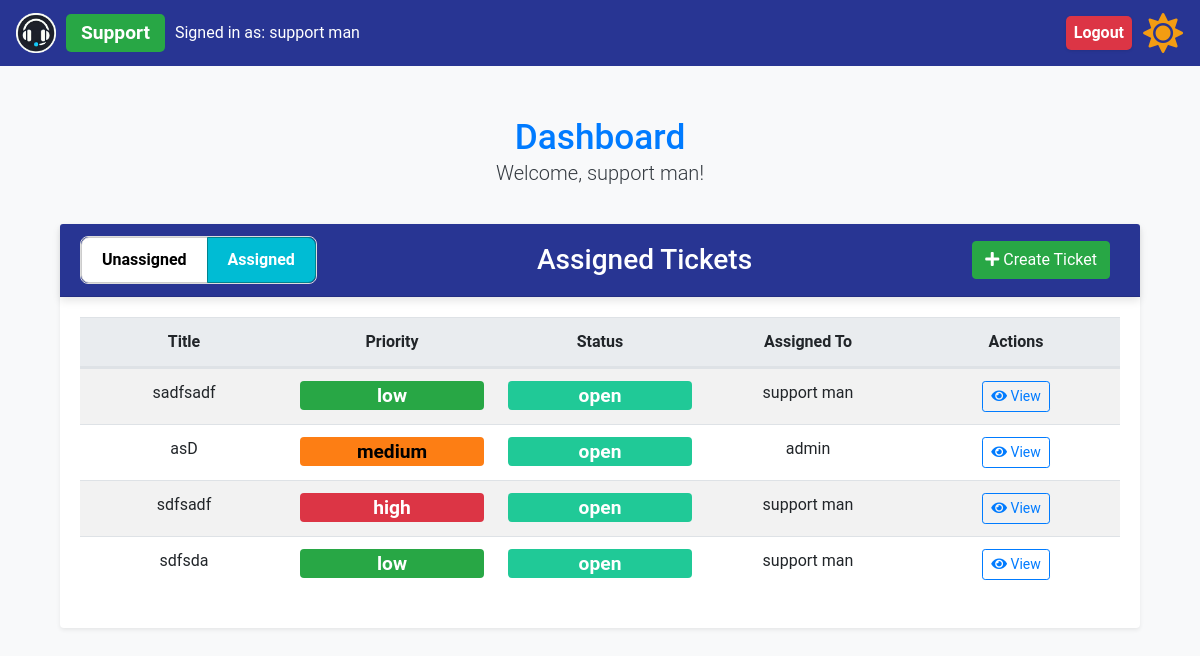
The app's page /assigned_tickets (signed in), older data.
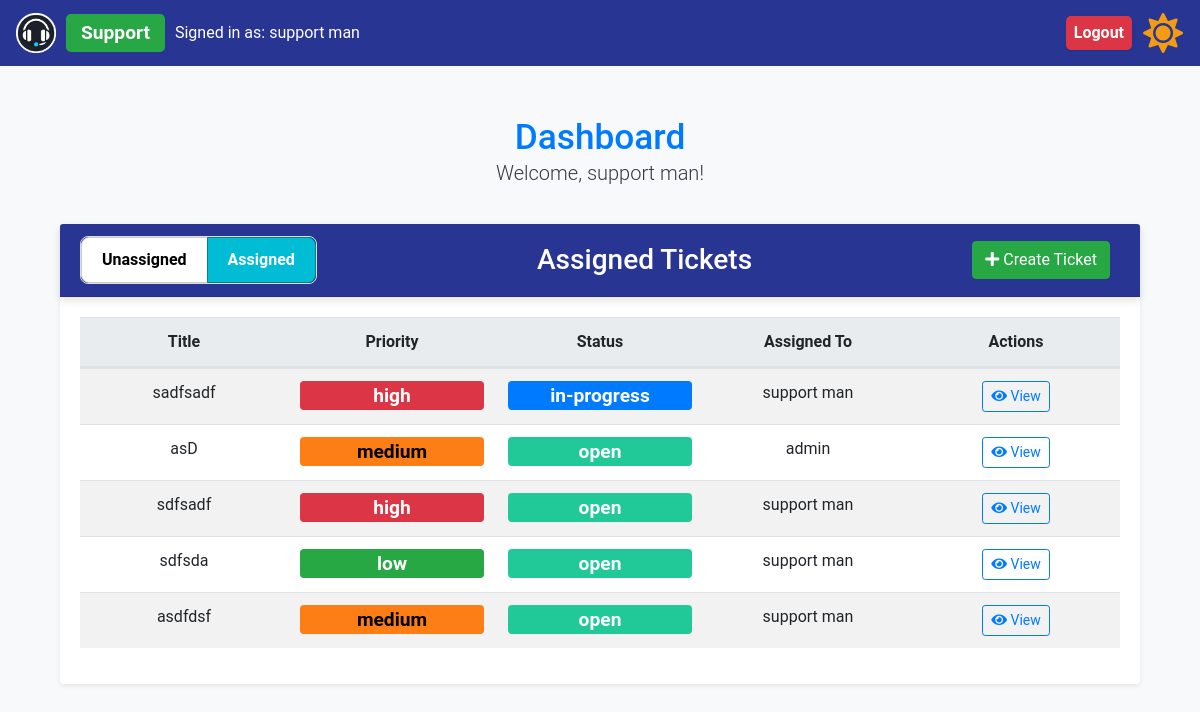
The same page, newer data.
### app/models.py (models this page shows)
class Ticket(db.Model):
    id = db.Column(db.Integer, primary_key=True)
    title = db.Column(db.String(150), nullable=False)
    description = db.Column(db.Text, nullable=False)
    status = db.Column(db.String(50), nullable=False)
    priority = db.Column(db.String(50), nullable=False)
    created_at = db.Column(db.DateTime, default=datetime.utcnow)
    updated_at = db.Column(
        db.DateTime, default=datetime.utcnow, onupdate=datetime.utcnow
    )
    assigned_to = db.Column(db.Integer, db.ForeignKey("user.id"))
    user_id = db.Column(db.Integer, db.ForeignKey("user.id"))
    creator = db.relationship("User", foreign_keys=[user_id], back_populates="created_tickets", overlaps="assigned_tickets,comments")
    assignee = db.relationship("User", foreign_keys=[assigned_to], back_populates="assigned_tickets", overlaps="created_tickets,comments")
    ticket_comments = db.relationship("Comment", back_populates="ticket")

class User(UserMixin, db.Model):
    id = db.Column(db.Integer, primary_key=True)
    name = db.Column(db.String(150), nullable=False)
    email = db.Column(db.String(150), unique=True, nullable=False)
    password = db.Column(db.String(150), nullable=False)
    role = db.Column(db.String(50), nullable=False)
    created_tickets = db.relationship(
        "Ticket",
        foreign_keys="Ticket.user_id",
        back_populates="creator",
        overlaps="assigned_tickets,comments"
    )
    assigned_tickets = db.relationship(
        "Ticket",
        foreign_keys="Ticket.assigned_to",
        back_populates="assignee",
        overlaps="created_tickets,comments"
    )
    user_comments = db.relationship(
        "Comment", back_populates="commenter", overlaps="commenter,comments"
    )

### app/routes.py (the view)
@bp.route("/assigned_tickets", methods=["GET", "POST"])
@login_required
def assigned_tickets():
    if current_user.role != "support" and current_user.role != "admin":
        flash("Only support staff and admins can view this page.", "warning")
        return redirect(url_for("main.all_tickets"))
    assigned_tickets = Ticket.query.filter(Ticket.assigned_to.isnot(None)).all()
    print(f"Assigned tickets: {assigned_tickets}")
    support_staff = User.query.filter_by(role="support").all()
    return render_template(
        "assigned_tickets.html",
        assigned_tickets=assigned_tickets,
        support_staff=support_staff,
        view='assigned'  # Pass 'view' as 'assigned' to the template
    )

### app/__init__.py (called while the page is built)
def create_app(config=None):
    app = Flask(__name__, instance_relative_config=True)
    if config:
        app.config.from_object(config)
    else:
        app.config.from_pyfile("config.py")  # Default to development config
    db.init_app(app)
    login_manager.init_app(app)
    migrate.init_app(app, db)
    from .models import User  # Ensure User model is correctly defined
    @login_manager.user_loader
    def load_user(user_id):
        return User.query.get(int(user_id))
    from .routes import bp  # Ensure bp is defined as a Blueprint in routes.py
    app.register_blueprint(bp)
    return app

### app/templates/assigned_tickets.html (shortened to what this page needs)
{% extends "base.html" %} {% block content %}
<div class="container mt-5">
  <div class="row mb-2">
    <div class="col-12 text-center">
      <h2 class="text-primary mb-0">Dashboard</h2>
      <p class="lead">Welcome, {{ current_user.name }}!</p>
    </div>
  </div>
  <div class="card shadow-sm">
    <div
      class="card-header bg-primary text-white d-flex justify-content-between align-items-center"
    >
      <div
        class="btn-group toggle-group"
        role="group"
        aria-label="Ticket Status Toggle"
      >
        <a
          href="{{ url_for('main.unassigned_tickets') }}"
          class="btn btn-toggle {% if view == 'unassigned' %}active{% endif %}"
        >
          Unassigned
        </a>
        <a
          href="{{ url_for('main.assigned_tickets') }}"
          class="btn btn-toggle {% if view == 'assigned' %}active{% endif %}"
        >
          Assigned
        </a>
      </div>
      <h3 class="flex-grow-1 text-center mb-0">Assigned Tickets</h3>
      <div>
        <a class="btn btn-success" href="{{ url_for('main.create_ticket') }}">
          <i class="fas fa-plus"></i> Create Ticket
        </a>
      </div>
    </div>
    <div class="card-body">
      <table class="table table-striped table-hover">
        <thead>
          <tr class="d-flex justify-content-between">
            <th class="col text-center">Title</th>
            <th class="col text-center">Priority</th>
            <th class="col text-center">Status</th>
            <th class="col text-center">Assigned To</th>
            <th class="col text-center">Actions</th>
          </tr>
        </thead>
        <tbody>
          {% for ticket in assigned_tickets %}
          <tr class="d-flex justify-content-between">
            <td class="col text-center">{{ ticket.title }}</td>
            <td class="col text-center">
              <span class="badge badge-priority-{{ ticket.priority }}">
                {{ ticket.priority }}
              </span>
            </td>
            <td class="col text-center">
              <span class="badge badge-status-{{ ticket.status|lower }}">
                {{ ticket.status }}
              </span>
            </td>
            <td class="col text-center">
              {{ ticket.assignee.name if ticket.assignee else 'Unassigned' }}
            </td>
            <td class="col text-center">
              <a
                href="{{ url_for('main.ticket_details', ticket_id=ticket.id) }}"
                class="btn btn-outline-primary btn-sm"
              >
                <i class="fas fa-eye"></i> View
              </a>
            </td>
          </tr>
          {% endfor %}
        </tbody>
      </table>
    </div>
  </div>
</div>
{% endblock %}

Row changes from the older to the newer data that the page shows:
changed Ticket "sadfsadf": priority "low" → "high"; status "open" → "in-progress"
now on this page (row edited): Ticket: title "asdfdsf", priority "medium", status "open", assignee "support man"
